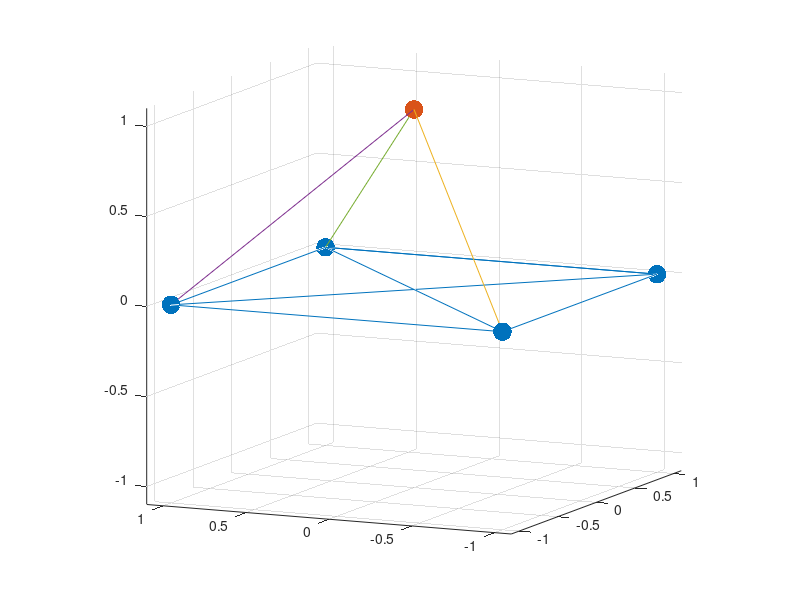

Reproduce this figure in MATLAB.
%visualization of rigid body constraints for a particle system
figure(1)
clf
plot3([-1,-1,1,1,-1,1,1,-1],[-1,1,1,-1,-1,1,-1,1],[0,0,0,0,0,0,0,0],...
    '.-','MarkerSize',40)
axis equal
axis([-1,1,-1,1,-1,1]*1.1)

hold on
p3 = plot3(0,0,1,'.','MarkerSize',40);
view(-65,10)
grid on

pause

l1 = plot3([-1,0],[-1,0,],[0,1]);
pause 

th = linspace(0,2*pi,100);
for j=1:length(th)
    set(p3,'YData',sin(th(j)),'ZData',cos(th(j)))
    set(l1,'YData',[-1,sin(th(j))],'ZData',[0,cos(th(j))])
    pause(0.02)
end

pause

l2 = plot3([-1,0],[1,0,],[0,1]);

pause 

for j=[1:length(th)/2,length(th)/2:-1:1]
    set(p3,'YData',sin(th(j)),'ZData',cos(th(j)))
    set(l1,'YData',[-1,sin(th(j))],'ZData',[0,cos(th(j))])
    set(l2,'YData',[1,sin(th(j))],'ZData',[0,cos(th(j))])
    pause(0.02)
end

pause

l3 = plot3([1,0],[1,0,],[0,1]);